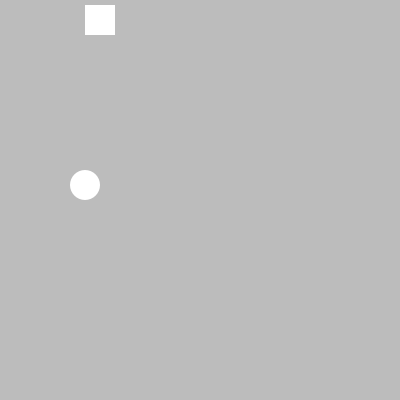
Frame 1 (no input)
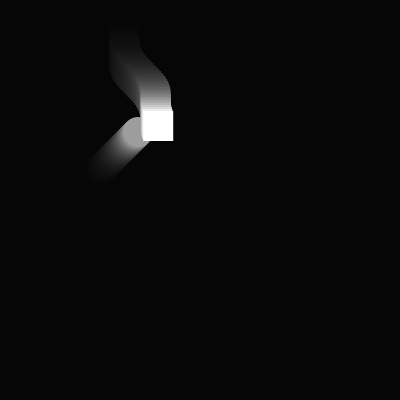
Frame 60 (the mouse pressed at the canvas centre just before this capture)
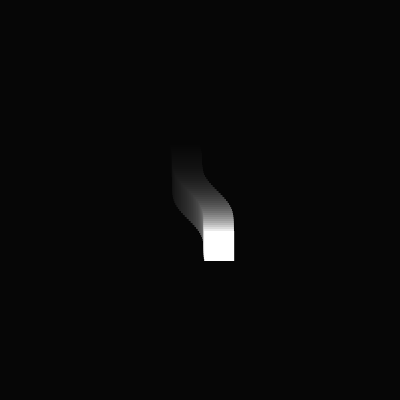
Frame 120 (the mouse held since frame 60 and released just before this capture)

The Processing sketch that drew these frames (run headless with seeded random() and noise(); from frame 60 on, the mouse is pressed at the canvas centre):

// Processing sketch: processing_134436
// ── processing_134436.pde

float x = 100.0; // X-coordinate
float y = 20.0; // Y-coordinate
float radius = 15.0; // Radius of the circle
float speedX = 1.0; // Speed of motion on the x-axis
float speedY = 2.0; // Speed of motion on the y-axis
int directionX = 1; // Direction of motion on the x-axis
int directionY = -1; // Direction of motion on the y-axis
 
float x2 = 100.0; // X-coordinate
float y2 = 200.0; // Y-coordinate
float radius2 = 15.0; // Radius of the circle
float speedX2 = 1.0; // Speed of motion on the x-axis
float speedY2 = 1.0; // Speed of motion on the y-axis
int directionX2 = 1; // Direction of motion on the x-axis
int directionY2 = -1; // Direction of motion on the y-axis
boolean squareCollided = false;
 
void setup() {
    size(400, 400);
    smooth();
    noStroke();
    ellipseMode(RADIUS);
}
 
void draw() {
    fill(0, 20);
    rect(0, 0, width, height);
    fill(255);
    
    // Creature 1
    pushMatrix();
    translate(x, y);
    scale(directionX, 1);
    rect(-radius, -radius, radius * 2, radius * 2);
    popMatrix();
    
    x += sin(y * 0.1) + (speedX * directionX);
    if ((x > width-radius) || (x < radius)) {
        directionX = -directionX; // Change direction
    }
    y += speedY * directionY;
    if ((y > height-radius) || (y < radius)) {
        directionY = -directionY; // Change direction
    }
    
    // Creature 2
    pushMatrix();
    translate(x2, y2);
    scale(directionX2, 1);
    
    
    if (squareCollided == false) {
        ellipse(-radius2, -radius2, radius, radius2);
    }
    popMatrix();
    
    x2 += speedX2 * directionX2;
    if ((x2 > width-radius2) || (x2 < radius2)) {
        directionX2 = -directionX2; // Change direction
    }
    y2 += speedY2* directionY2;
    if ((y2 > height-radius2) || (y2 < radius2)) {
        directionY2 = -directionY2; // Change direction
    }
    
    if (rectCollide(x, y, x + radius * 2, y + radius * 2, x2, y2, x2 + radius2 * 2, y2 + radius2 * 2)) {
        squareCollided = true;
    }
    
}
 
boolean rectCollide(float left, float top, float right, float bottom,
                          float otherLeft, float otherTop, float otherRight, float otherBottom) {
  return !(left > otherRight || right < otherLeft || top > otherBottom || bottom < otherTop);
}
